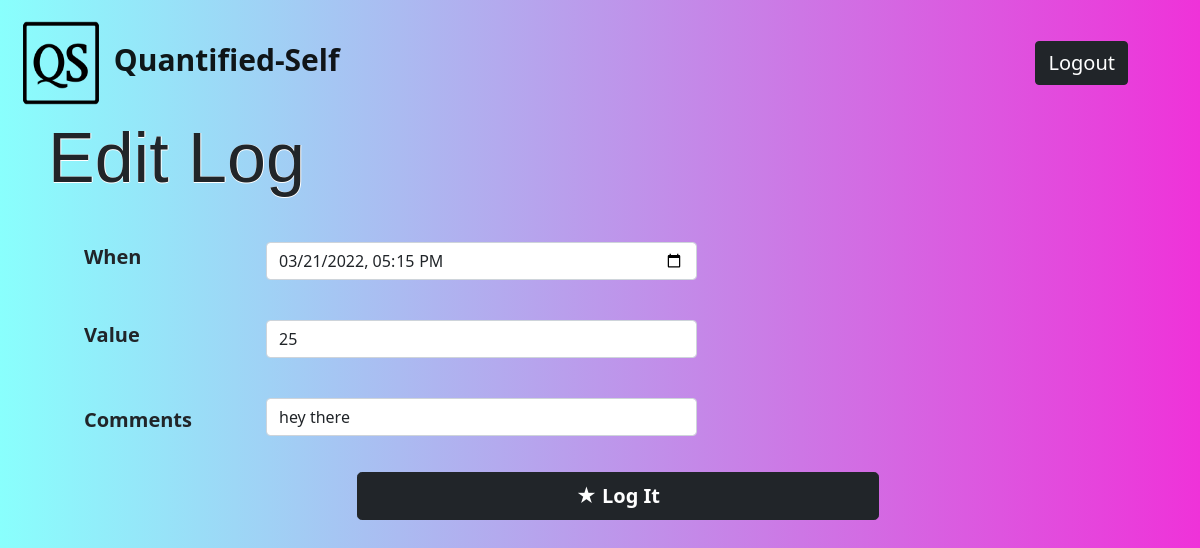
Screenshot of /update_log/1/4 with the database file from the repository.
### app.py (models this page shows)
class Log(db.Model):
    __tablename__ = 'logger'
    logger_id = db.Column(db.Integer, autoincrement=True, primary_key=True)
    tracker_id = db.Column(db.Integer, db.ForeignKey("tracker.tracker_id"), nullable=False)
    log_value = db.Column(db.String, nullable=False)
    comments = db.Column(db.String, nullable=True)
    timestamp = db.Column(db.String, nullable=False, default=datetime.now())

### app.py (the view, shortened to what this page needs)
@app.route('/update_log/<int:tid>/<int:lid>', methods=['GET','POST'])
def update_log(tid,lid):
    logfil = Log.query.filter_by(tracker_id=tid).all()
    logfilt = Log.query.filter_by(logger_id=lid).first()
    trackfil = Tracker.query.filter_by(tracker_id=tid).first()
    if request.method=='GET':
        return render_template('update_log.html', logfil=logfil, trackfil=trackfil, logfilt=logfilt)

### templates/update_log.html (shortened to what this page needs)
<!DOCTYPE html>
<html lang="en">
<head>
    <link href="https://cdn.jsdelivr.net/npm/bootstrap@5.1.3/dist/css/bootstrap.min.css" rel="stylesheet"
>
    <link rel="stylesheet" type="text/css" href="{{ url_for('static' ,filename='style.css') }}">
</head>
<body class="bg-Logs">
    <nav class="navbar navbar-light ">
        <div class="container mx-1 ">
            <a class="navbar-brand" style="font-size: 30px;" href="/dashboard/{{trackfil.user_id}}">
                <img src="{{ url_for('static' ,filename='QS logo.png') }}" alt="" width="90" height="100" class="d-inline-block align-text-middle">
                <b> Quantified-Self </b>
            </a>
            <a class="btn btn-dark btn-block mx-1" style="font-size:20px;" href="/logout">Logout </a>
        </div>
    </nav>
    <form method="post" action="/update_log/{{trackfil.tracker_id}}/{{logfilt.logger_id}}">
        <h1 class="display-4 mx-5 "
            style="font-family: 'Franklin Gothic Medium', 'Arial Narrow', Arial, sans-serif; font-size: 70px;position: relative; top: -10px;">
            Edit Log</h1><br>
        <div class="container mb-3 mx-5 row">
            <label for="trackerdesc" class="col-sm-2 form-label" style="font-size: 20px;"><b>When</b></label>
            <div class="col-sm-5">
                <input class="form-control" name="newtime" type="datetime-local" value="{{logfilt.timestamp}}"
                    aria-label="Disabled input example">
            </div>
        </div><br>
      {% if trackfil.tracker_type=='Numerical' %}
        <div class="container mb-3 mx-5 row">
            <label for="trackerdesc" class="col-sm-2 form-label" style="font-size: 20px;"><b>Value</b></label>
            <div class="col-sm-5">
                <input class="form-control" name="newval" type="text" value="{{logfilt.log_value}}"
                aria-label="Disabled input example">
            </div>
        </div><br>
        {% endif %}
        <div class="container mb-3 mx-5 row">
            <label for="trackername" class="col-sm-2 col-form-label" style="font-size: 20px;"><b>Comments</b></label>
            <div class="col-sm-5">
                <input class="form-control" name="newcomm" type="text" value="{{logfilt.comments}}"
                    aria-label="Disabled input example">
            </div>
            <div style="text-align: center; position: relative; bottom:-30px;" class="d-grid gap-2 col-6 mx-auto">
                <button type="submit" class="btn btn-dark btn-block btn-lg " value="Logit"><span
                        style="font-size:100%;color:white;">&starf;</span> <b> Log It </b></button>
            </div>
        </div>
    </form>
</body>
</html>

### static/style.css (style rules this page uses)
.bg-Logs { background: #ef32d9; background: -webkit-linear-gradient(to right, #89fffd, #ef32d9); background: linear-gradient(to right, #89fffd, #ef32d9); }
h1 { text-shadow: 0 1px white, 1px 0 white, 0 0px white; }

### rows the page displays
Log: newtime "03/21/2022 17:15", newval "25", newcomm "hey there"
